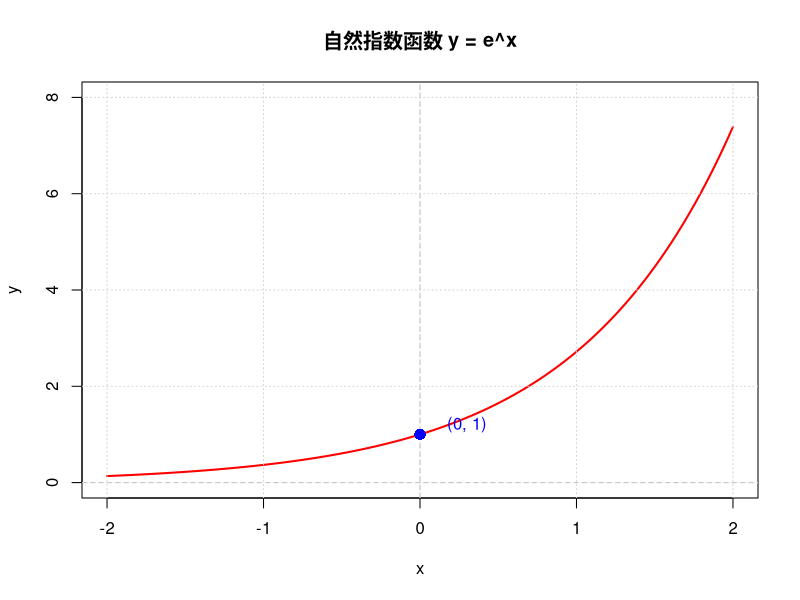

The R source for this figure:
## ---- chunk 1
# 方法1：使用curve函数直接绘制指数函数
curve(exp(x), from = -2, to = 2, 
      main = "自然指数函数 y = e^x",
      xlab = "x", ylab = "y",
      col = "red", lwd = 2,
      ylim = c(0, 8))

# 添加坐标轴和网格线
abline(h = 0, col = "gray", lty = 2)  # x轴
abline(v = 0, col = "gray", lty = 2)  # y轴
grid()  # 添加网格

# 标记特殊点 (0, 1)
points(0, 1, pch = 16, col = "blue", cex = 1.5)
text(0.3, 1.2, "(0, 1)", col = "blue")
